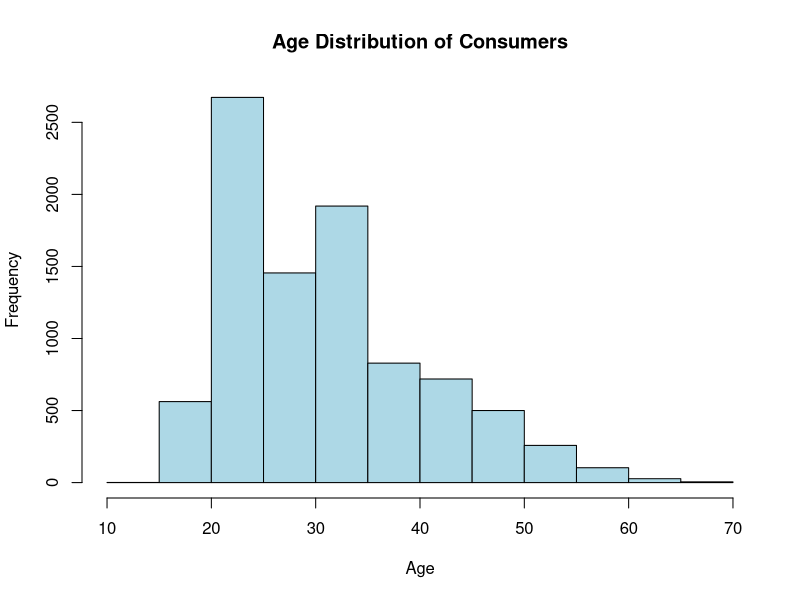
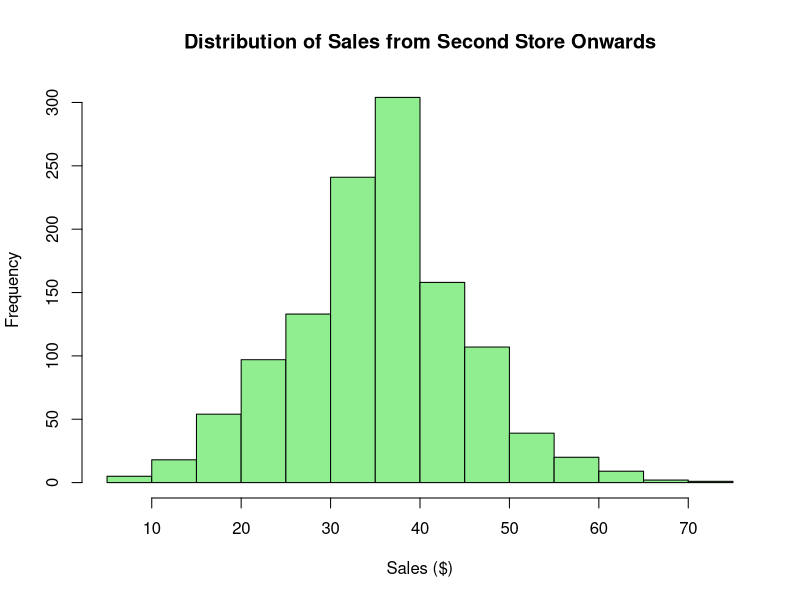
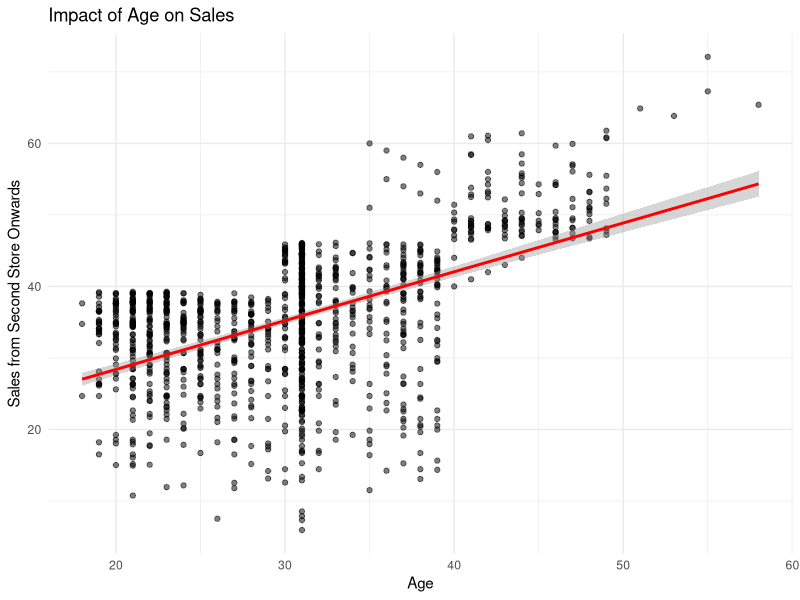
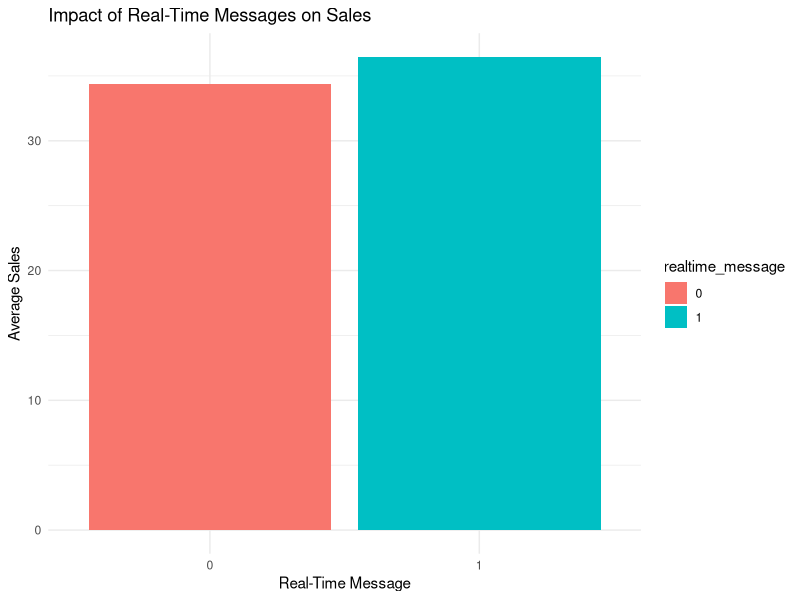
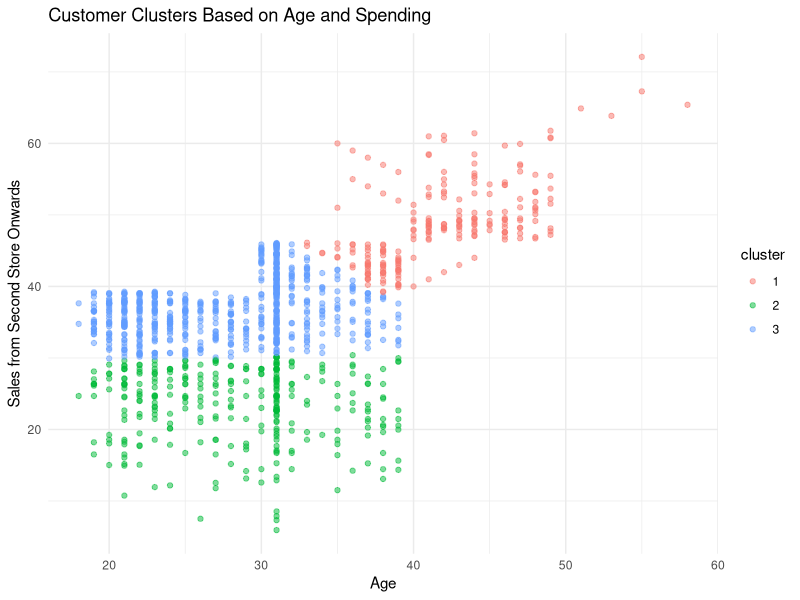

Source code (R) for these figures, in order:
################################################################################
#                            CLASS PROJECT
################################################################################

# This is the class project for the MGT585 course (15 points, individual assignment)

# Please write your name here-

# This script is based on the Shopco data- Shopco is a mall operator
# Use the Shopco caselet and data (consumer.csv,  purchase.csv) 
# on D2L to answer questions below
# Think about the managerial implications as you go along
# You will use the knowledge from MGT585 that you have learned so far

################################################################################
#                                  MGT585
################################################################################

# We have covered following:

# Basic functions in R
# DPLYR
# Summary stats
# Viz. using GGPLOT
# Regression
# Classification
# Clustering (Session 8)

################################################################################
#                                    Data
################################################################################

library(dplyr)
library(ggplot2)

# Q1) Read the data in: consumer and purchase tables

# set your working directory and use read.csv() to read files
getwd()
setwd("../data")
consumer = read.csv("consumer.csv")
purchase = read.csv("purchase.csv")

################################################################################

# Q2) Let's first start with exploring various tables

# explore consumer table using 5 functions
# hint: loyalty status 1 is low and 2 is high
# age is in years
cat("\n--- Consumer Table Summary ---\n")
cat("\n1. Structure of the dataset:\n")
str(consumer)  # Structure of the dataset

cat("\n2. Summary statistics:\n")
summary(consumer)  # Summary of numerical variables

cat("\n3. Unique genders:\n")
unique(consumer$gender)  # Unique values in gender

cat("\n4. Loyalty Status Distribution:\n")
table(consumer$loyalty_status)  # Count of each loyalty status

cat("\n5. Age distribution:\n")
hist(consumer$age, main="Age Distribution of Consumers", xlab="Age", col="lightblue", border="black")


# explore purchase table using 5 functions
# Hint: real time message 1 is received and 0 is not received
# Sales are in $ dollars
cat("\n--- Purchase Table Summary ---\n")
cat("\n1. Structure of the dataset:\n")
str(purchase)  # Structure of the dataset

cat("\n2. Summary statistics:\n")
summary(purchase)  # Summary of numerical variables

cat("\n3. Real-time Message Distribution:\n")
table(purchase$realtime_message)  # Count of messages received vs. not received

cat("\n4. Sales Distribution Summary:\n")
summary(purchase$from_second_store_sales)  # Sales statistics

cat("\n5. Sales Histogram:\n")
hist(purchase$from_second_store_sales, main="Distribution of Sales from Second Store Onwards", 
     xlab="Sales ($)", col="lightgreen", border="black")



################################################################################
# Q3) correct the data types in consumer table #

# correct gender as a factor
consumer$gender <- as.factor(consumer$gender)

# correct loyalty_status as a factor
consumer$loyalty_status <- as.factor(consumer$loyalty_status)

# correct the data types in purchase table #

# correct realtime_message as a factor
purchase$realtime_message <- as.factor(purchase$realtime_message)


################################################################################
#                         Descriptive Analytics
################################################################################

# Q4) Consumer table analysis

# Continuous variables: Average age by gender
consumer %>% group_by(gender) %>% summarise(avg_age = mean(age, na.rm = TRUE))

# Categorical variables:
# Count of each gender
table(consumer$gender)

# Count of loyalty status
table(consumer$loyalty_status)

# Conclusion:
# Shopco's consumers are diverse in age and loyalty, and gender distribution appears balanced.

################################################################################
# Q5) Purchase table analysis

# Continuous variables: Average sales from second store onwards
summary(purchase$from_second_store_sales)

# Categorical variables: Count of real-time messages received
table(purchase$realtime_message)

# Conclusion:
# Real-time messages appear to influence consumer purchases; further analysis is needed.

################################################################################
# Q6) Combining consumer and purchase data

experiment <- inner_join(consumer, purchase, by="consumer_id")
nrow(experiment)  # Number of rows in experiment table

################################################################################
#                                  Predictive analytics
################################################################################
#                                    Regression
################################################################################

# Q7) Impact of age on sales

# Scatter plot
ggplot(experiment, aes(x=age, y=from_second_store_sales)) + 
  geom_point(alpha=0.5) + 
  geom_smooth(method='lm', col='red') + 
  theme_minimal() + 
  labs(title="Impact of Age on Sales", x="Age", y="Sales from Second Store Onwards")

# Regression model
reg1 <- lm(from_second_store_sales ~ age, data=experiment)
summary(reg1)

################################################################################
# Q8) Impact of real-time mobile message on sales

# Bar chart
ggplot(experiment, aes(x=realtime_message, y=from_second_store_sales, fill=realtime_message)) + 
  geom_bar(stat="summary", fun="mean") + 
  theme_minimal() + 
  labs(title="Impact of Real-Time Messages on Sales", x="Real-Time Message", y="Average Sales")

# Regression model
reg2 <- lm(from_second_store_sales ~ realtime_message, data=experiment)
summary(reg2)

# Conclusion:
# Real-time messages significantly impact sales; managerial decision-making should consider targeted messaging.

################################################################################
#                                    Clustering
################################################################################

# Q9) Clustering customers based on age and sales

set.seed(123)  # For reproducibility
cluster_1 <- kmeans(experiment[, c("age","from_second_store_sales")], centers=3, nstart=20)

# Assign clusters
experiment$cluster <- as.factor(cluster_1$cluster)

# Visualization
ggplot(experiment, aes(x=age, y=from_second_store_sales, color=cluster)) + 
  geom_point(alpha=0.5) + 
  theme_minimal() + 
  labs(title="Customer Clusters Based on Age and Spending", x="Age", y="Sales from Second Store Onwards")

# Conclusion:
# Customers can be segmented into three distinct spending behaviors, which can guide marketing strategies.

################################################################################
